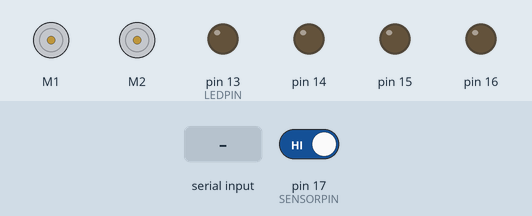
Recording of a sketch running on a simulated Arduino Uno, built with avr-gcc and run on an emulated ATmega328P. Parts: 2 × DC motor (green arrow = forward, orange = backward, longer = faster), output pins drawn as LEDs (lit = HIGH). The inputs (shaded band) are chosen by the test bench; at power-on: pin 17 (SENSORPIN) HIGH. What the sketch prints to the serial monitor is not drawn.

Above: at 1.2 s.
1.3 s: pin 17 (SENSORPIN) driven LOW
At 2.2 s:
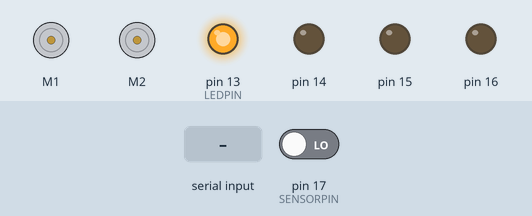
2.8 s: "+" received over Serial
At 3.4 s:
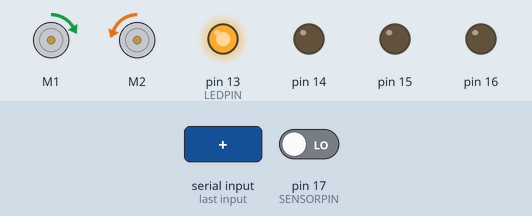
4.3 s: "b" received over Serial
At 5.1 s:
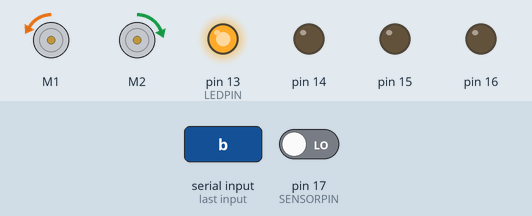
5.8 s: "1" received over Serial
At 6.8 s:
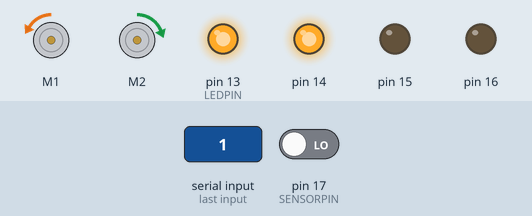
7.3 s: "f" received over Serial
At 8.5 s:
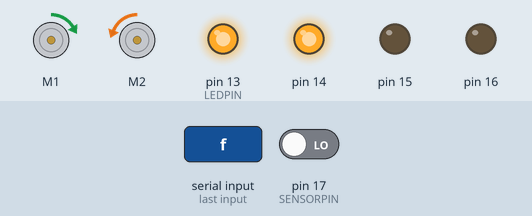
8.8 s: "s" received over Serial
At 10.2 s:
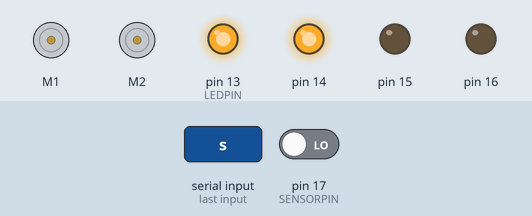
Timing chart, 0 to 11.3 s (numbered marks = the images above; inputs shaded):
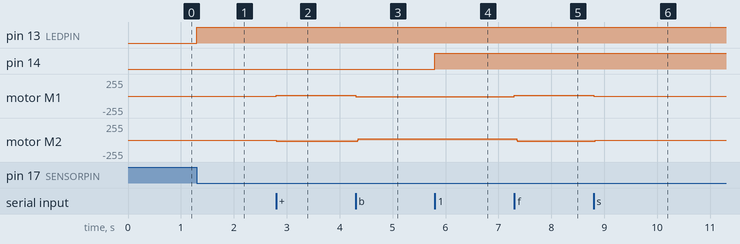

Measured:
- after the input at 1.3 s, pin 13 (LEDPIN): LOW → HIGH at once
- after the input at 2.8 s, motor M1: stopped → forward 10/255 at once; motor M2: stopped → backward 20/255 at once
- after the input at 4.3 s, motor M1: forward 10/255 → backward 10/255 at once; motor M2: backward 20/255 → forward 20/255 at once
- after the input at 5.8 s, pin 14: LOW → HIGH at once
- after the input at 7.3 s, motor M1: backward 10/255 → forward 10/255 at once; motor M2: forward 20/255 → backward 20/255 at once
- after the input at 8.8 s, motor M1: forward 10/255 → stopped at once; motor M2: backward 20/255 → stopped at once

The sketch:

PIPE_rotator_motor_controller_COmbined.ino
```cpp
#include<AFMotor.h>
#define LEDPIN 13
#define SENSORPIN 17

AF_DCMotor motor1(1);
AF_DCMotor motor2(2);

int ByteReceived;
int motorspeed = 0;
int sensorState = 0, lastState = 0;

void setup() {
  // put your setup code here, to run once:
  Serial.begin(9600);
  Serial.println("enter f=FORWARD ,b= BACKWARD ,s=BRAKE ,+/- = SPEED");
  Serial.println("enter 1-6 to turn on and off the devices");
  pinMode(14, OUTPUT);
  pinMode(15, OUTPUT);
  pinMode(16, OUTPUT);
  pinMode(LEDPIN, OUTPUT);
  pinMode(SENSORPIN, INPUT);
  digitalWrite(SENSORPIN, HIGH); // turn on the pullup

  motor1.setSpeed(motorspeed);
  motor2.setSpeed(motorspeed);
}

void loop() {// read the state of the pushbutton value:
  sensorState = digitalRead(SENSORPIN);

  // check if the sensor beam is broken
  // if it is, the sensorState is LOW:
  if (sensorState == LOW) {
    // turn LED on:
    digitalWrite(LEDPIN, HIGH);
  }
  else {
    // turn LED off:
    digitalWrite(LEDPIN, LOW);
  }

  if (sensorState && !lastState) {
    Serial.println("Unbroken");
    motor1.run(BRAKE);
    delay(10);
    motor1.run(RELEASE);
    delay(10);
    motor1.run(BRAKE);
    delay(10);
    motor2.run(BRAKE);
    delay(10);
    motor2.run(RELEASE);
    delay(10);
    motor2.run(BRAKE);
    delay(10);
  }
  if (!sensorState && lastState) {
    Serial.println("Broken");
    motor1.run(FORWARD);
    delay(10);
    motor1.run(RELEASE);
    delay(10);
    motor1.run(FORWARD);
    delay(10);
    motor2.run(BACKWARD);
    delay(10);
    motor2.run(RELEASE);
    delay(10);
    motor2.run(BACKWARD);
    delay(10);
  }
  lastState = sensorState;

  if (Serial.available() > 0)
  {
    ByteReceived = Serial.read();
    Serial.print(char(ByteReceived));
    if (ByteReceived == '+')
    {
      motor1.setSpeed(motorspeed = motorspeed + 10);
      motor2.setSpeed(motorspeed = motorspeed + 10);

    }
    if (ByteReceived == '-')
    {
      motor1.setSpeed(motorspeed = motorspeed - 10);
      motor2.setSpeed(motorspeed = motorspeed - 10);

    }
    if (ByteReceived == 'f') // Single Quote! This is a character.
    {
      motor1.run(FORWARD);
      delay(10);
      motor1.run(RELEASE);
      delay(10);
      motor1.run(FORWARD);
      delay(10);
      motor2.run(BACKWARD);
      delay(10);
      motor2.run(RELEASE);
      delay(10);
      motor2.run(BACKWARD);
      delay(10);
    }
    if (ByteReceived == 'b') // Single Quote! This is a character.
    {
      motor1.run(BACKWARD);
      delay(10);
      motor1.run(RELEASE);
      delay(10);
      motor1.run(BACKWARD);
      delay(10);
      motor2.run(FORWARD);
      delay(10);
      motor2.run(RELEASE);
      delay(10);
      motor2.run(FORWARD);
      delay(10);
    }
    if (ByteReceived == 's') // Single Quote! This is a character.
    {
      motor1.run(BRAKE);
      delay(10);
      motor1.run(RELEASE);
      delay(10);
      motor1.run(BRAKE);
      delay(10);
      motor2.run(BRAKE);
      delay(10);
      motor2.run(RELEASE);
      delay(10);
      motor2.run(BRAKE);
      delay(10);
    }
    if (ByteReceived == '1')
    {
      digitalWrite(14, HIGH);

    }
    if (ByteReceived == '2')
    {
      digitalWrite(14, LOW);

    }
    if (ByteReceived == '3')
    {
      digitalWrite(15, HIGH);

    }
    if (ByteReceived == '4')
    {
      digitalWrite(15, LOW);

    }
    if (ByteReceived == '5')
    {
      digitalWrite(16, HIGH);

    }
    if (ByteReceived == '6')
    {
      digitalWrite(16, LOW);

    }
  }
}
```
